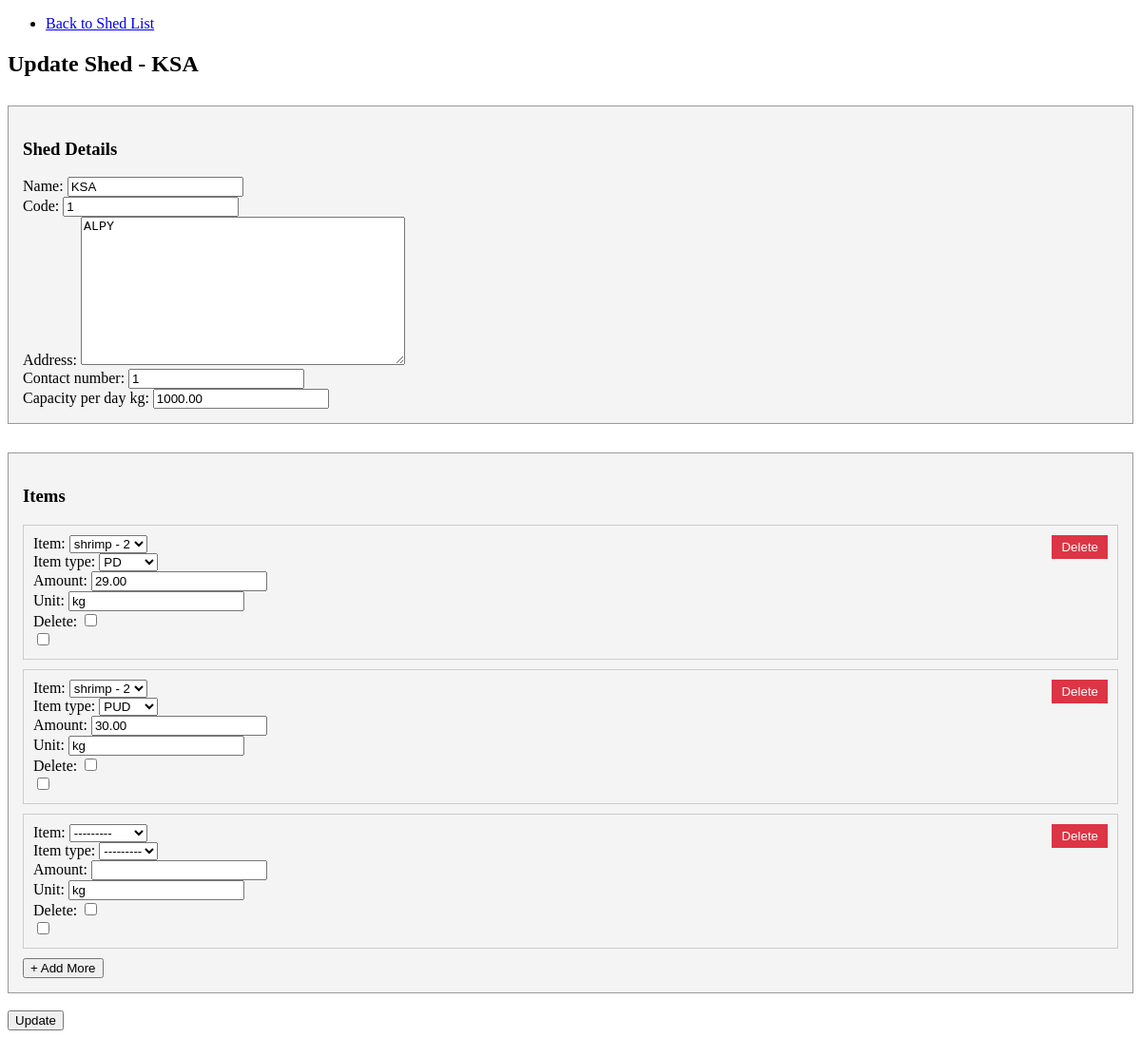
Page /adminapp/shed/1/edit/ on the committed database.
### adminapp/models.py (models this page shows, shortened)
class Shed(models.Model):
    name = models.CharField(max_length=100, unique=True)
    code = models.CharField(max_length=50, unique=True)
    address = models.TextField()
    contact_number = models.CharField(max_length=20)
    capacity_per_day_kg = models.DecimalField(max_digits=10, decimal_places=2)

### adminapp/views.py (the view)
# urls.py: path('shed/<str:pk>/edit/', views.update_shed, name='update_shed'),
def update_shed(request, pk):
    shed = get_object_or_404(Shed, pk=pk)
    if request.method == 'POST':
        form = ShedForm(request.POST, instance=shed)
        formset = ShedItemFormSet(request.POST, instance=shed)
        if form.is_valid() and formset.is_valid():
            shed = form.save()
            items = formset.save(commit=False)
            for item in items:
                item.shed = shed
                item.save()
            for deleted_item in formset.deleted_objects:
                deleted_item.delete()
            return redirect('adminapp:peeling_center_list')
    else:
        form = ShedForm(instance=shed)
        formset = ShedItemFormSet(instance=shed)
    return render(request, 'adminapp/forms/update_shed.html', {
        'form': form,
        'formset': formset,
        'shed': shed
    })

### adminapp/forms.py
class ShedForm(forms.ModelForm):
    class Meta:
        model = Shed
        fields = ['name', 'code', 'address', 'contact_number', 'capacity_per_day_kg']

### adminapp/models.py (called while the page is built)
    def __str__(self):
        return f"{self.name}  - {self.code}"

    def __str__(self):
        return f"{self.name}"

### adminapp/templates/adminapp/forms/update_shed.html (shortened to what this page needs)
<!DOCTYPE html>
<html>
<head>
</head>
<body>
<nav>
    <ul>
        <li><a href="{% url 'adminapp:peeling_center_list' %}">Back to Shed List</a></li>
    </ul>
</nav>
<h2>Update Shed - {{ shed.name }}</h2>
<form method="post">
    <div class="form-section">
        <h3>Shed Details</h3>
        {% for field in form %}
            <div>
                {{ field.label_tag }} {{ field }}
            </div>
        {% endfor %}
    </div>
    <div class="form-section">
        <h3>Items</h3>
        <div id="formset-container">
            {% for form in formset %}
                <div class="formset-row">
                    {% for field in form.visible_fields %}
                        <div>
                            {{ field.label_tag }} {{ field }}
                        </div>
                    {% endfor %}
                    {{ form.DELETE }}
                    <button type="button" class="delete-row">Delete</button>
                </div>
            {% endfor %}
        </div>
        <button type="button" id="add-more">+ Add More</button>
    </div>
    <br>
    <button type="submit">Update</button>
</form>
</body>
</html>

### adminapp/templates/adminapp/forms/update_shed.html (style rules this page uses)
.formset-row { margin-bottom: 10px; padding: 10px; border: 1px solid #ccc; position: relative; }
.delete-row { background-color: #dc3545; color: white; border: none; padding: 5px 10px; cursor: pointer; position: absolute; top: 10px; right: 10px; }
.form-section { margin-top: 30px; padding: 15px; border: 1px solid #999; background: #f4f4f4; }

### rows in the picture
Shed: name "KSA", form "KSA" "1" "ALPY" "1" "1000.00"

### other values in the picture
{{ field.label_tag }} "Name:" "Code:" "Address:" "Contact number:" "Capacity per day kg:"
{{ field.label_tag }} "Item:" "Item type:" "Amount:" "Unit:" "Delete:" "Item:" "Item type:" "Amount:" "Unit:" "Delete:" "Item:" "Item type:" "Amount:" "Unit:" "Delete:"
